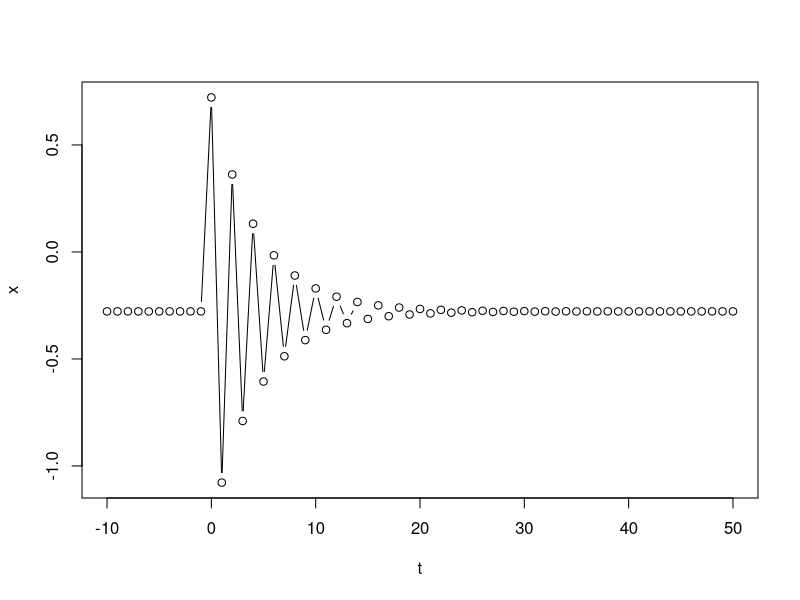
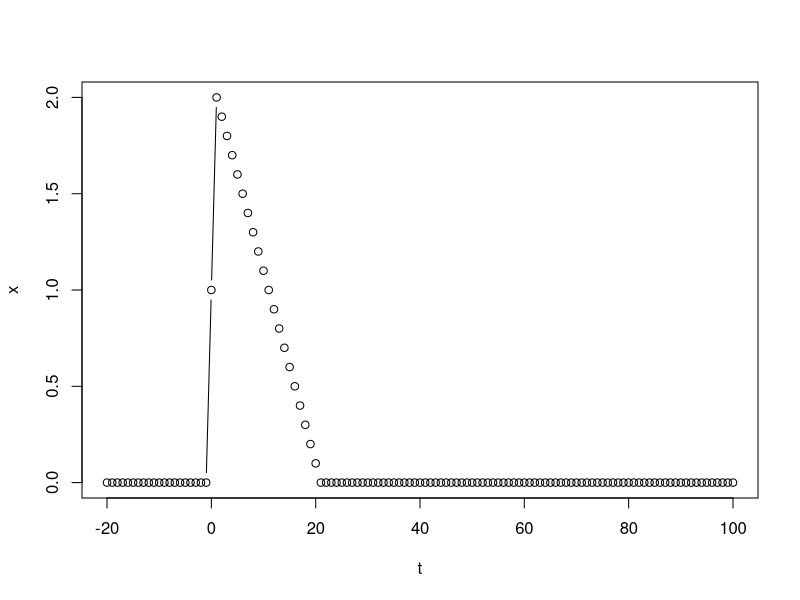

These figures' R source, in order:

ImpulseResponse <- function(alpha = 0, phi = c(), theta = c(), sigma = 1) {
  
  p <- length(phi) # rad autoregresni posloupnosti
  q <- length(theta) # rad posloupnosti klouzavych souctu
  
  timeline_size = max(p,q,10)
  zero_index = timeline_size + 1
  
  #Time and x values and e_values
  time_values = (-timeline_size:(5*timeline_size))
  e_values = rep(0, (timeline_size*6) + 1)
  x_values = rep(alpha/(1-sum(phi)), (timeline_size*6) + 1)
  #Only e_values are sigma
  e_values[zero_index] = sigma
  
  end_index = length(time_values)
  #Fill in the missing x
  for (t in zero_index:end_index){
    x_values[t] <- alpha + sum(phi * x_values[(t - 1):(t - p)]) + sum(theta * e_values[(t - 1):(t - q)]) + e_values[t]
  }
  
  impulse <- data.frame(t = time_values, x = x_values)
  
  
  return(impulse)
  
}

plot(ImpulseResponse(alpha = -0.5, phi = -0.8), type = "b")
plot(ImpulseResponse(theta = seq(from = 2, to = 0.1, by = -0.1)), type = "b")
